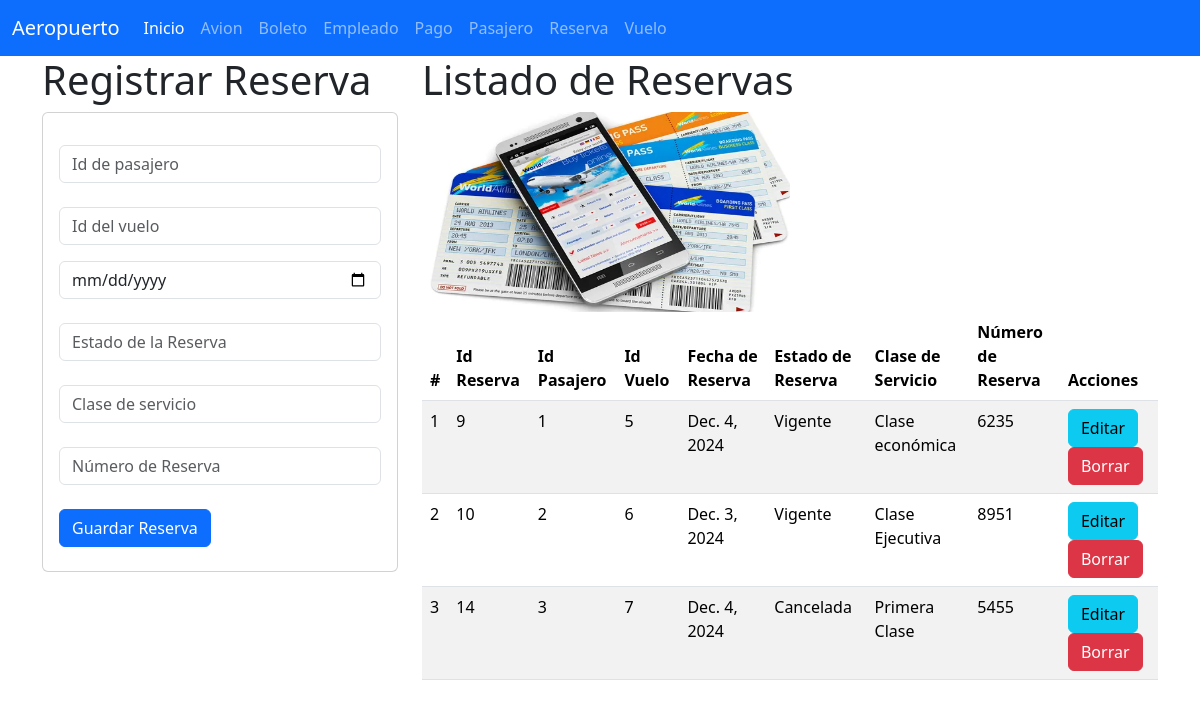
/Reserva, run on the app's committed database.
### Reserva_app/models.py (models this page shows)
class Reserva(models.Model):
    Id_Reserva = models.AutoField(primary_key=True)  # Usar AutoField para autoincrementar
    Id_pasajero = models.CharField(max_length=100)
    Id_vuelo = models.CharField(max_length=100)
    Fecha_Reserva = models.DateField()  # Cambiar a DateField para manejar fechas
    Estado_reserva = models.CharField(max_length=100)
    Clase_Servicio = models.CharField(max_length=100)
    Numero_Reserva = models.CharField(max_length=100)
    def __str__(self):
        return str(self.Id_Reserva)

### Reserva_app/views.py (the view)
# urls.py: path('Reserva', views.inicio_vista, name='Reserva'),
def inicio_vista(request):
    reservas = Reserva.objects.all()
    print("Reservas actuales en la base de datos:", list(reservas))  # Verifica qué reservas se están pasando al template
    return render(request, 'GestionarReserva.html', {'reservas': reservas})

### Reserva_app/templates/GestionarReserva.html (shortened to what this page needs)
{% extends "base.html" %}
{% block cuerpo %}
{% load static %}
<div class="row">
  <div class="col-sm-12 col-md-4 col-lg-4 xl-4">
    <h1>Registrar Reserva</h1>
    <div class="card">
      <div class="card-body">
        <form action="{% url 'registrarReserva' %}" method="POST">
          <div class="form-group py-3">
            <input type="text" id="txtId_pasajero" name="txtId_pasajero" class="form-control"
                   placeholder="Id de pasajero" maxlength="100" required>
          </div>
          <div class="form-group py-2">
            <input type="text" id="txtId_vuelo" name="txtId_vuelo" class="form-control"
                   maxlength="100" required placeholder="Id del vuelo">
          </div>
          <div class="form-group py-2">
            <input type="date" id="txtFecha_Reserva" name="txtFecha_Reserva" class="form-control datepicker" placeholder="Fecha de Reserva" required>
          </div>
          <div class="form-group py-3">
            <input type="text" id="txtEstado_reserva" name="txtEstado_reserva" class="form-control"
                   placeholder="Estado de la Reserva" maxlength="255">
          </div>
          <div class="form-group py-2">
            <input type="text" id="txtClase_Servicio" name="txtClase_Servicio" class="form-control"
                   placeholder="Clase de servicio" maxlength="100" required>
          </div>
          <div class="form-group py-3">
            <input type="text" id="txtNumero_Reserva" name="txtNumero_Reserva" class="form-control"
                   placeholder="Número de Reserva" maxlength="255">
          </div>
          <div class="form-group py-2">
            <button type="submit" class="btn btn-primary">Guardar Reserva</button>
          </div>
        </form>
      </div>
    </div>
  </div>
  <div class="col-sm-12 col-md-8 col-lg-8 xl-8">
    <h1>Listado de Reservas</h1>
    <img class="w-50" src="{% static 'Aeropuerto7.PNG' %}" alt="Molinar" width="100" height="200">
    <table class="table table-striped">
      <thead>
        <tr>
          <th>#</th>
          <th>Id Reserva</th>
          <th>Id Pasajero</th>
          <th>Id Vuelo</th>
          <th>Fecha de Reserva</th>
          <th>Estado de Reserva</th>
          <th>Clase de Servicio</th>
          <th>Número de Reserva</th>
          <th>Acciones</th>
        </tr>
      </thead>
      <tbody>
        {% for reserva in reservas %}
        <tr>
            <td>{{ forloop.counter }}</td>
            <td>{{ reserva.Id_Reserva }}</td>
            <td>{{ reserva.Id_pasajero }}</td>
            <td>{{ reserva.Id_vuelo }}</td>
            <td>{{ reserva.Fecha_Reserva }}</td>
            <td>{{ reserva.Estado_reserva }}</td>
            <td>{{ reserva.Clase_Servicio }}</td>
            <td>{{ reserva.Numero_Reserva }}</td>
            <td>
                <a href="{% url 'seleccionarReserva' reserva.Id_Reserva %}" class="btn btn-info">Editar</a>
                <a href="{% url 'borrarReserva' reserva.Id_Reserva %}" class="btn btn-danger">Borrar</a>
            </td>
        </tr>
        {% empty %}
        <tr>
            <td colspan="9" class="text-center">No hay reservas registradas.</td>
        </tr>
        {% endfor %}
    </tbody>
    </table>
  </div>
{% endblock %}

### data on the page
Reserva: Id_Reserva "9", Id_pasajero "1", Id_vuelo "5", Fecha_Reserva "Dec. 4, 2024", Estado_reserva "Vigente", Clase_Servicio "Clase económica", Numero_Reserva "6235"
Reserva: Id_Reserva "10", Id_pasajero "2", Id_vuelo "6", Fecha_Reserva "Dec. 3, 2024", Estado_reserva "Vigente", Clase_Servicio "Clase Ejecutiva", Numero_Reserva "8951"
Reserva: Id_Reserva "14", Id_pasajero "3", Id_vuelo "7", Fecha_Reserva "Dec. 4, 2024", Estado_reserva "Cancelada", Clase_Servicio "Primera Clase", Numero_Reserva "5455"
